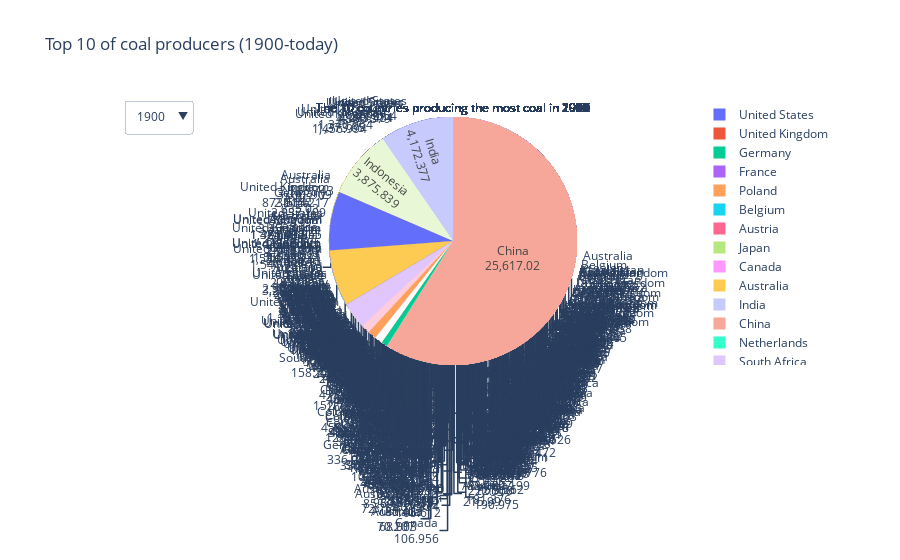

The notebook cell saved with this chart:
### Markdown cell above
### Coal Production

### Code cell
# Créer une nouvelle DataFrame pour stocker les pays dans le top 10 de chaque année
top_10_per_year_coal = top_10_coal.groupby('year').apply(lambda x: x.nlargest(10, 'coal_production')).reset_index(drop=True)

# Créer les graphiques en secteurs pour chaque année
fig = go.Figure()

for year in top_10_per_year_coal['year'].unique():
    year_data = top_10_per_year_coal[top_10_per_year_coal['year'] == year]
    
    fig.add_trace(go.Pie(
        labels=year_data['country'],
        values=year_data['coal_production'],
        name=str(year),
        title=f'The 10 countries producing the most coal in {year}',
        hoverinfo='label+percent',
        textinfo='value+label',
        showlegend=True
    ))

# Définir les paramètres de mise en page
fig.update_layout(
    title_text='Top 10 of coal producers (1900-today)',
    updatemenus=[{
        'buttons': [
            {
                'method': 'update',
                'label': str(year),
                'args': [{'visible': [year == y for y in top_10_per_year_coal['year'].unique()]}]
            } for year in top_10_per_year_coal['year'].unique()
        ],
        'direction': 'down',
    }]
)

# Afficher l'animation
fig.show()
